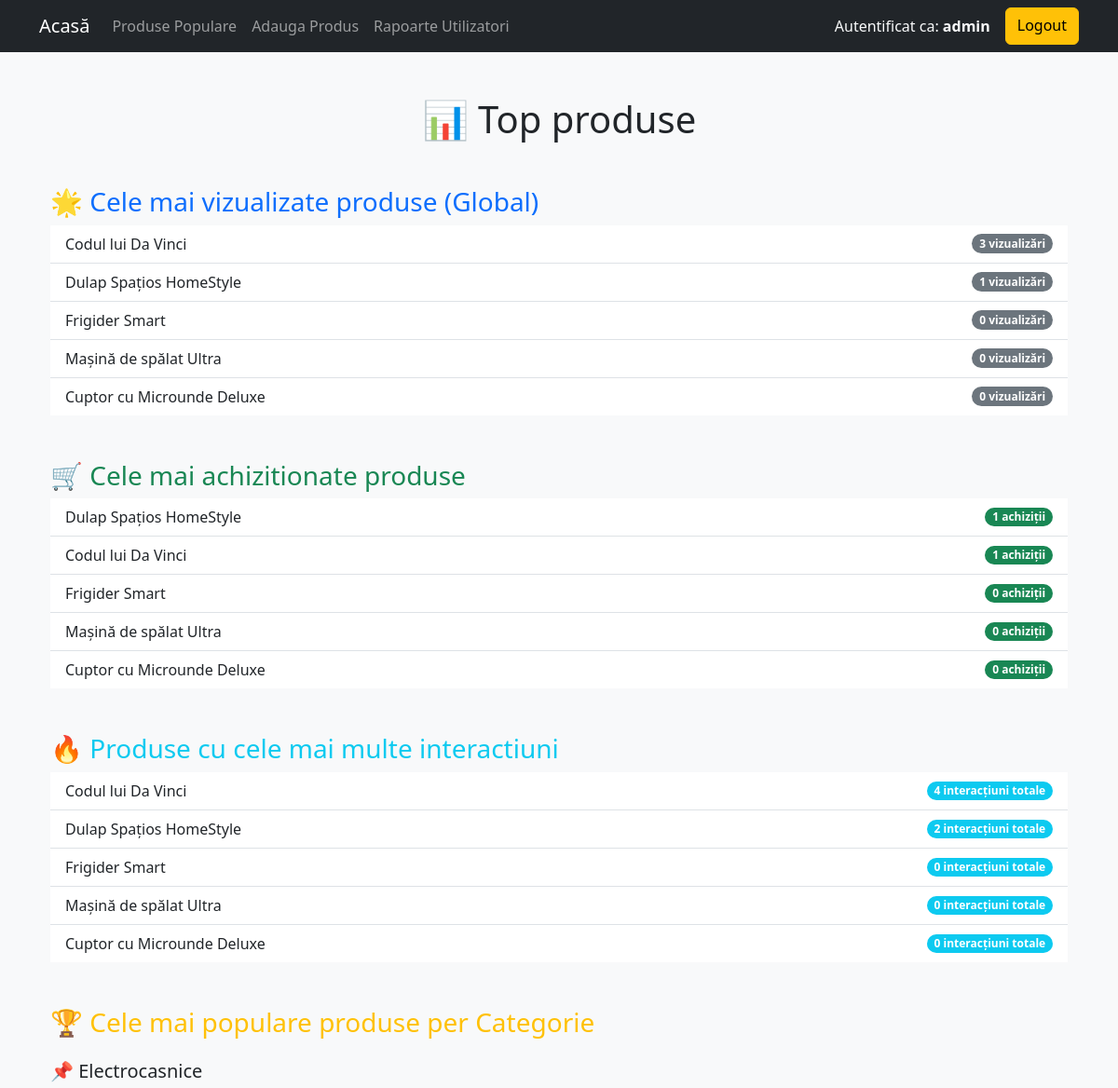
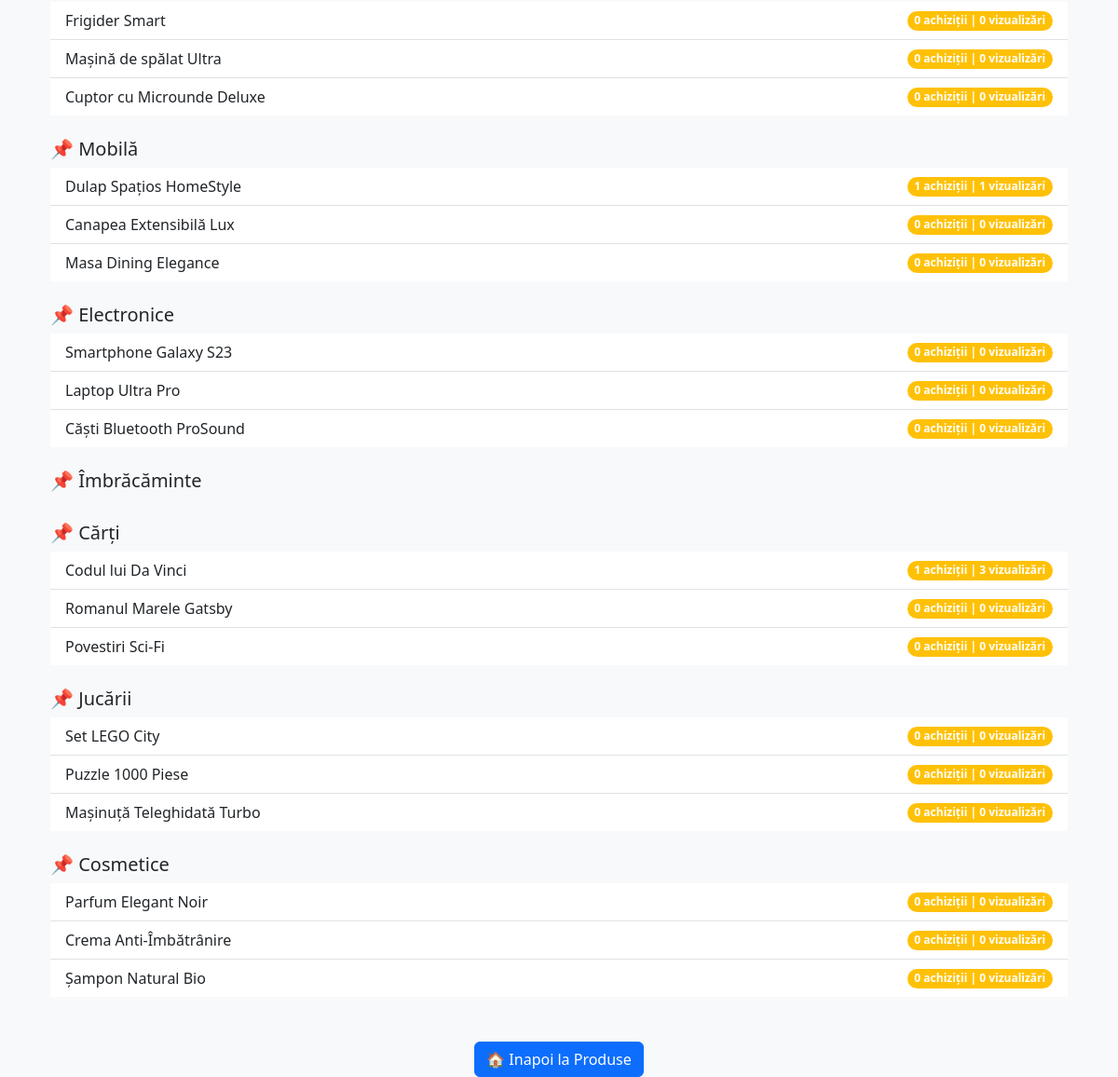
Screenshot of /popular_products (signed in) with the database file from the repository (2 pictures, top to bottom).
### models.py (models this page shows, shortened)
class Product(db.Model):
    id = db.Column(db.Integer, primary_key=True)
    name = db.Column(db.String(100))
    category = db.Column(db.String(50))
    price = db.Column(db.Float)
    description = db.Column(db.Text)
    views = db.Column(db.Integer, default=0)
    purchases = db.Column(db.Integer, default=0)

### app.py (the view)
@app.route("/popular_products")
@login_required
def popular_products():
    most_viewed = Product.query.order_by(Product.views.desc()).limit(5).all()
    most_purchased = Product.query.order_by(Product.purchases.desc()).limit(5).all()
    most_interacted = (
        db.session.query(Product, db.func.sum(Product.views + Product.purchases).label("total_interactions"))
        .group_by(Product.id)
        .order_by(db.func.sum(Product.views + Product.purchases).desc())
        .limit(5)
        .all()
    )
    popular_per_category = {}
    for category in AVAILABLE_CATEGORIES:
        popular_per_category[category] = (
            Product.query.filter_by(category=category)
            .order_by(Product.purchases.desc(), Product.views.desc())
            .limit(5)
            .all()
        )
    return render_template(
        "popular_products.html",
        most_viewed=most_viewed,
        most_purchased=most_purchased,
        most_interacted=most_interacted,
        popular_per_category=popular_per_category
    )

### app.py (called while the page is built)
def login_required(f):
    @wraps(f)
    def decorated_function(*args, **kwargs):
        if "user_id" not in session:
            flash("Trebuie sa fii autentificat pentru a accesa aceasta pagina.")
            return redirect(url_for("login"))
        return f(*args, **kwargs)
    return decorated_function

### templates/popular_products.html (shortened to what this page needs)
<!DOCTYPE html>
<html lang="ro">
<head>
    <link rel="stylesheet" href="https://cdn.jsdelivr.net/npm/bootstrap@5.3.0/dist/css/bootstrap.min.css">
</head>
<body class="bg-light">
{% extends 'base.html' %}
{% block content %}
<div class="container mt-5">
    <h1 class="text-center mb-5">📊 Top produse</h1>
    <h3 class="mt-5 text-primary">🌟 Cele mai vizualizate produse (Global)</h3>
    <ul class="list-group list-group-flush">
        {% for product in most_viewed %}
            <li class="list-group-item d-flex justify-content-between align-items-center">
                {{ product.name }}
                <span class="badge bg-secondary rounded-pill">{{ product.views }} vizualizări</span>
            </li>
        {% endfor %}
    </ul>
    <h3 class="mt-5 text-success">🛒 Cele mai achizitionate produse </h3>
    <ul class="list-group list-group-flush">
        {% for product in most_purchased %}
            <li class="list-group-item d-flex justify-content-between align-items-center">
                {{ product.name }}
                <span class="badge bg-success rounded-pill">{{ product.purchases }} achiziții</span>
            </li>
        {% endfor %}
    </ul>
    <h3 class="mt-5 text-info">🔥 Produse cu cele mai multe interactiuni</h3>
    <ul class="list-group list-group-flush">
        {% for product, total_interactions in most_interacted %}
            <li class="list-group-item d-flex justify-content-between align-items-center">
                {{ product.name }}
                <span class="badge bg-info rounded-pill">{{ total_interactions }} interacțiuni totale</span>
            </li>
        {% endfor %}
    </ul>
    <h3 class="mt-5 text-warning">🏆 Cele mai populare produse per Categorie</h3>
    {% for category, products in popular_per_category.items() %}
        <h5 class="mt-4">📌 {{ category }}</h5>
        <ul class="list-group list-group-flush">
            {% for product in products %}
                <li class="list-group-item d-flex justify-content-between align-items-center">
                    {{ product.name }}
                    <span class="badge bg-warning rounded-pill">{{ product.purchases }} achiziții | {{ product.views }} vizualizări</span>
                </li>
            {% endfor %}
        </ul>
    {% endfor %}
    <div class="text-center mt-5">
        <a href="/" class="btn btn-primary">🏠 Inapoi la Produse</a>
    </div>
</div>
{% endblock %}

### templates/base.html (shortened to what this page needs)
<!DOCTYPE html>
<html lang="ro">
<head>
    <link rel="stylesheet" href="https://cdn.jsdelivr.net/npm/bootstrap@5.3.0/dist/css/bootstrap.min.css">
</head>
<body class="bg-light">
<nav class="navbar navbar-expand-lg navbar-dark bg-dark">
    <div class="container">
        <a class="navbar-brand" href="{{ url_for('home') }}">Acasă</a>
        <div class="collapse navbar-collapse" id="navbarNav">
            <ul class="navbar-nav me-auto">
                <li class="nav-item">
                    <a class="nav-link" href="{{ url_for('popular_products') }}">Produse Populare</a>
                </li>
                {% if session['role'] == 'admin' %}
                <li class="nav-item">
                    <a class="nav-link" href="{{ url_for('add_product') }}">Adauga Produs</a>
                </li>
                <li class="nav-item">
                    <a class="nav-link" href="{{ url_for('user_reports') }}">Rapoarte Utilizatori</a>
                </li>
                {% endif %}
            </ul>
            <div class="d-flex">
                {% if 'user_id' in session %}
                    <span class="navbar-text me-3 text-light">Autentificat ca: <strong>{{ session['role'] }}</strong></span>
                    <a class="btn btn-warning" href="{{ url_for('logout') }}">Logout</a>
                {% else %}
                    <a class="btn btn-primary me-2" href="{{ url_for('login') }}">Login</a>
                    <a class="btn btn-success" href="{{ url_for('register') }}">Register</a>
                {% endif %}
            </div>
        </div>
    </div>
</nav>
<div class="container mt-5">
    {% block content %}
    {% endblock %}
</div>
</body>
</html>

### rows the page displays
Product: name "Codul lui Da Vinci", views "3", purchases "1", total_interactions "4"
Product: name "Dulap Spațios HomeStyle", views "1", purchases "1", total_interactions "2"
Product: name "Frigider Smart", views "0", purchases "0", total_interactions "0"
Product: name "Mașină de spălat Ultra", views "0", purchases "0", total_interactions "0"
Product: name "Cuptor cu Microunde Deluxe", views "0", purchases "0", total_interactions "0"
Product: name "Canapea Extensibilă Lux", purchases "0", views "0"
Product: name "Masa Dining Elegance", purchases "0", views "0"
Product: name "Smartphone Galaxy S23", purchases "0", views "0"
Product: name "Laptop Ultra Pro", purchases "0", views "0"
Product: name "Căști Bluetooth ProSound", purchases "0", views "0"
Product: name "Romanul Marele Gatsby", purchases "0", views "0"
Product: name "Povestiri Sci-Fi", purchases "0", views "0"
Product: name "Set LEGO City", purchases "0", views "0"
Product: name "Puzzle 1000 Piese", purchases "0", views "0"
Product: name "Mașinuță Teleghidată Turbo", purchases "0", views "0"
Product: name "Parfum Elegant Noir", purchases "0", views "0"
Product: name "Crema Anti-Îmbătrânire", purchases "0", views "0"
Product: name "Șampon Natural Bio", purchases "0", views "0"

### other values shown
{{ session['role'] }} "admin"
{{ category }} "Electrocasnice" "Mobilă" "Electronice" "Îmbrăcăminte" "Cărți" "Jucării" "Cosmetice"
